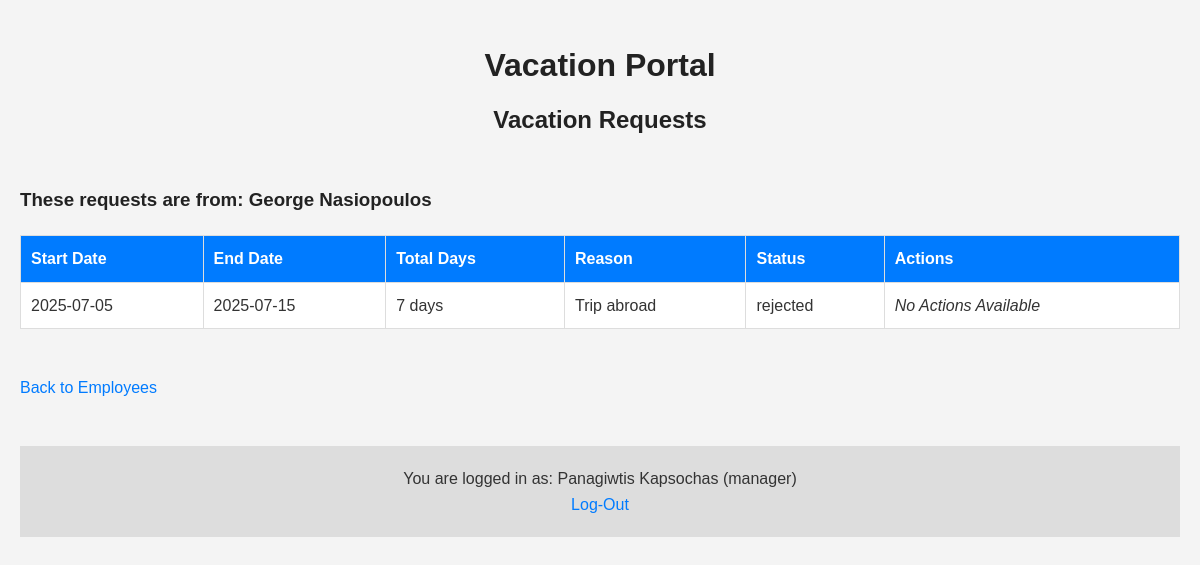
The app's page /manageRequestsForm.php?employee_code=1111114 (signed in) with its own data.
### tables this page shows
CREATE TABLE `users` (
  `employee_code` int(11) NOT NULL,
  `full_name` varchar(100) NOT NULL,
  `email` varchar(100) NOT NULL,
  `password` varchar(255) NOT NULL,
  `role` enum('manager','employee') NOT NULL,
  `manager_code` int(7) NOT NULL
);

CREATE TABLE `requests` (
  `id` int(11) NOT NULL,
  `employee_code` int(11) NOT NULL,
  `full_name` varchar(100) NOT NULL,
  `start_date` date NOT NULL,
  `end_date` date NOT NULL,
  `total_days` int(11) GENERATED ALWAYS AS (to_days(`end_date`) - to_days(`start_date`) + 1) STORED,
  `reason` text NOT NULL,
  `status` enum('pending','approved','rejected') NOT NULL,
  `submitted_date` datetime DEFAULT current_timestamp(),
  `manager_code` int(7) NOT NULL
);

### middleware/utils.php (called while the page is built, shortened)
<?php
function countWeekdays($start_date, $end_date) {
    $start = new DateTime($start_date);
    $end = new DateTime($end_date);
    $interval = new DateInterval('P1D');
    $dateRange = new DatePeriod($start, $interval, $end->modify('+1 day'));
    $weekdayCount = 0;
    foreach ($dateRange as $date) {
        if ($date->format('N') < 6) {
            $weekdayCount++;
        }
    }
    return $weekdayCount;
}
?>

### public/manageRequestsForm.php (the view, shortened to what this page needs)
<?php
include __DIR__ . '/../src/config.php';
include __DIR__ . '/../middleware/utils.php';
$employee_code = $_GET['employee_code'] ?? null;
$manager_code = $_SESSION['user_employee_code'];
$stmt = $connection->prepare("SELECT full_name FROM users WHERE employee_code = ? AND manager_code = ?");
$stmt->bind_param("ii", $employee_code, $manager_code);
$stmt->execute();
$employee_result = $stmt->get_result();
$employee = $employee_result->fetch_assoc();
$employee_full_name = $employee['full_name'] ?? 'Unknown Employee';
$stmt = $connection->prepare("SELECT id, start_date, end_date, reason, status FROM requests WHERE employee_code = ? AND manager_code = ?");
$stmt->bind_param("ii", $employee_code, $manager_code);
$stmt->execute();
$result = $stmt->get_result();
?>
<!DOCTYPE html>
<html lang="en">
<head>
</head>
<body>
    <div class="main-title">
        <h1>Vacation Portal</h1>
        <h2>Vacation Requests</h2>
    </div>
    <br>
    <h3>These requests are from: <?php echo htmlspecialchars($employee_full_name); ?></h3>
    <table border="1">
        <tr>
            <th>Start Date</th>
            <th>End Date</th>
            <th>Total Days</th>
            <th>Reason</th>
            <th>Status</th>
            <th>Actions</th>
        </tr>
        <?php while ($row = $result->fetch_assoc()): ?>
        <tr>
            <td><?php echo htmlspecialchars($row['start_date']); ?></td>
            <td><?php echo htmlspecialchars($row['end_date']); ?></td>
            <td><?php echo countWeekdays($row['start_date'], $row['end_date']) . " days"; ?></td>
            <td><?php echo htmlspecialchars($row['reason']); ?></td>
            <td><?php echo htmlspecialchars($row['status']); ?></td>
            <td>
                <?php if ($row['status'] === 'pending'): ?>
                    <a href="manageRequests.php?id=<?php echo $row['id']; ?>&action=approved">Approve</a> |
                    <a href="manageRequests.php?id=<?php echo $row['id']; ?>&action=rejected">Reject</a>
                <?php else: ?>
                    <em>No Actions Available</em>
                <?php endif; ?>
            </td>
        </tr>
        <?php endwhile; ?>
    </table>
    <br>
    <a href="manageUsersForm.php">Back to Employees</a>
    <br>
    <br>
    <footer>
        <div class="logout">
            <p>You are logged in as: <?php echo $_SESSION['user_full_name'] . " (" . $_SESSION['user_role'] . ")" ?></p>
            <a href="logout.php">Log-Out</a>
        </div>
    </footer>
</body>
</html>

### records on screen
users: full_name "George Nasiopoulos"
requests: start_date "2025-07-05", end_date "2025-07-15", countWeekdays($row['start_date'], $row['end_date']) "7", reason "Trip abroad", status "rejected", shows "No Actions Available"

### other values on screen
$_SESSION['user_full_name'] "Panagiwtis Kapsochas"
$_SESSION['user_role'] "manager"
